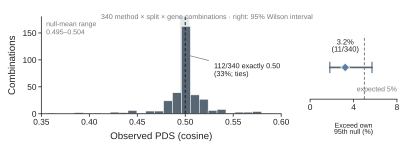

Write the Python code that produced this figure.
"""Fig. 4c — empirical permutation calibration of PDS."""
from __future__ import annotations

import numpy as np

import fig4_common as S

# Static QA contract: Arial/Helvetica sans-serif; svg.fonttype="none";
# pdf.fonttype=42; exports .svg, .pdf, .png and .tiff at dpi=600.
# Final assembled figure target: width_mm = 183.
W_MM, H_MM = 105.0, 37.0


def main() -> None:
    S.apply_style()
    df = S.read_csv("permutation_null_pds.csv")
    df = df[df["metric"] == "PDS_cos"].copy()
    observed = df["obs_pds"].to_numpy(float)
    null_low = float(df["null_mean"].min())
    null_high = float(df["null_mean"].max())
    n = len(df)
    n_exact = int(np.isclose(observed, 0.50, atol=1e-6).sum())
    k_exceed = int((df["p_above_obs"] < 0.05).sum())
    exceed = 100.0 * k_exceed / n
    low, high = S.wilson_interval(k_exceed, n)
    low, high = 100.0 * low, 100.0 * high

    fig = S.figure(W_MM, H_MM)
    ax = fig.add_axes([0.10, 0.22, 0.58, 0.665])
    ax.axvspan(null_low, null_high, color=S.LIGHT_GREY, alpha=0.95, zorder=0)
    ax.hist(
        observed,
        bins=25,
        color=S.SLATE,
        edgecolor="white",
        linewidth=0.35,
        zorder=2,
    )
    ax.axvline(0.50, color=S.INK, lw=0.75, ls=(0, (3, 2)), zorder=3)
    ax.set_xlim(0.35, 0.60)
    ax.set_ylim(0, max(180, n_exact + 12))
    ax.set_xticks([0.35, 0.40, 0.45, 0.50, 0.55, 0.60])
    ax.set_xlabel("Observed PDS (cosine)")
    ax.set_ylabel("Combinations")
    ax.tick_params(axis="both", pad=1.3)
    S.despine(ax)
    ax.annotate(
        f"{n_exact}/{n} exactly 0.50\n({100.0 * n_exact / n:.0f}%; ties)",
        xy=(0.502, n_exact - 3),
        xytext=(0.530, n_exact * 0.72),
        ha="left",
        va="center",
        fontsize=5.2,
        color=S.INK,
        arrowprops=dict(arrowstyle="-", lw=0.5, color=S.GREY),
    )
    ax.text(
        0.02,
        0.96,
        f"null-mean range\n{null_low:.3f}–{null_high:.3f}",
        transform=ax.transAxes,
        ha="left",
        va="top",
        fontsize=5.0,
        color=S.GREY,
        linespacing=1.15,
    )

    bx = fig.add_axes([0.75, 0.32, 0.21, 0.435])
    bx.axvline(5.0, color=S.GREY, lw=0.7, ls=(0, (3, 2)), zorder=1)
    bx.plot([low, high], [0.5, 0.5], color=S.SLATE, lw=1.2, zorder=2)
    bx.plot([low, low], [0.42, 0.58], color=S.SLATE, lw=0.8)
    bx.plot([high, high], [0.42, 0.58], color=S.SLATE, lw=0.8)
    bx.plot(
        exceed,
        0.5,
        marker="D",
        ms=4.4,
        mfc=S.PDS_BLUE,
        mec="white",
        mew=0.5,
        zorder=4,
    )
    bx.text(
        exceed,
        0.72,
        f"{exceed:.1f}%\n({k_exceed}/{n})",
        ha="center",
        va="bottom",
        fontsize=5.4,
        color=S.INK,
        linespacing=1.1,
    )
    # Right-aligned at the axis edge: left-aligned from 5.05 this label ran
    # 0.22 mm past the 89 mm canvas and was clipped in the composite.
    bx.text(8.0, 0.10, "expected 5%", ha="right", va="bottom", fontsize=5.0, color=S.GREY)
    bx.set_xlim(0, 8)
    bx.set_ylim(0, 1)
    bx.set_xticks([0, 4, 8])
    bx.set_yticks([])
    bx.tick_params(axis="x", pad=1.2)
    S.despine(bx, keep=("bottom",))
    fig.text(
        0.855,
        0.165,
        "Exceed own\n95th null (%)",
        ha="center",
        va="top",
        fontsize=5.0,
        color=S.INK,
        linespacing=1.05,
    )

    fig.text(
        0.50,
        0.905,
        "340 method × split × gene combinations · right: 95% Wilson interval",
        ha="center",
        va="top",
        fontsize=5.1,
        color=S.GREY,
    )
    S.save(fig, "fig4c_empirical_null")


if __name__ == "__main__":
    main()
